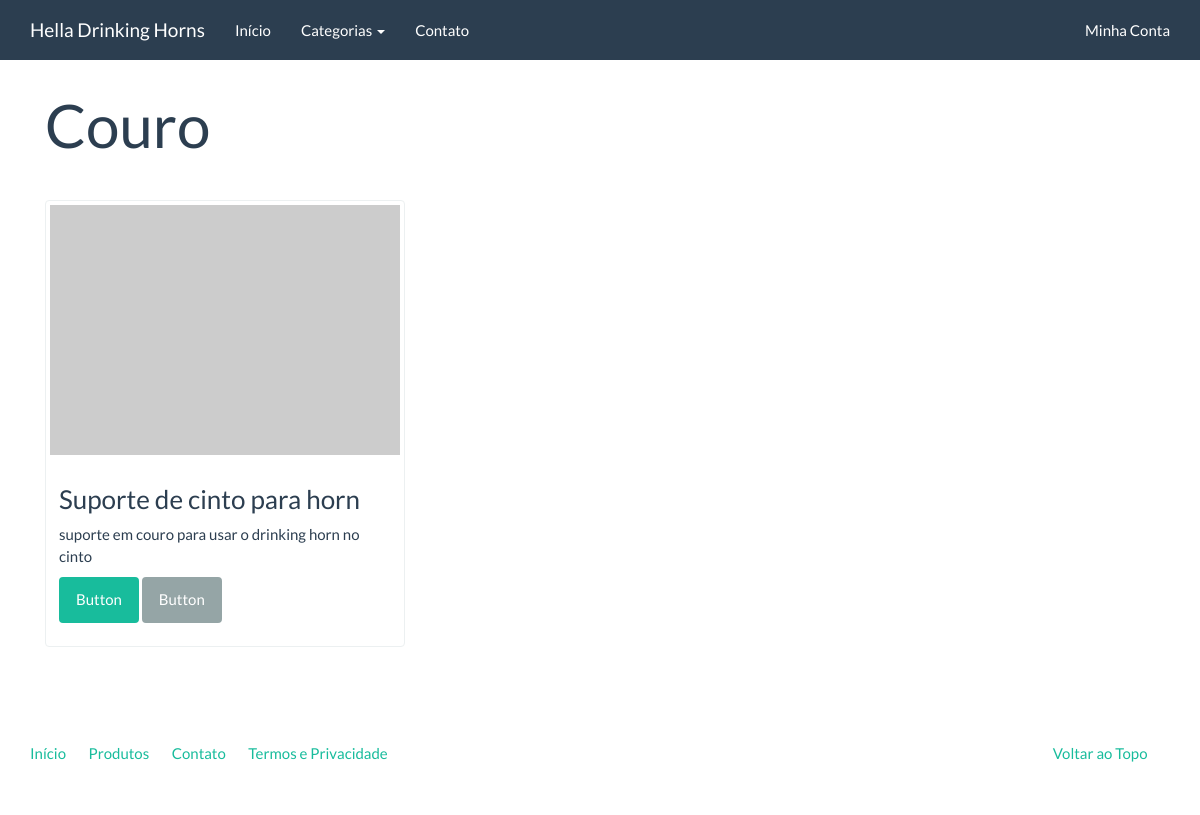
Page /catalogo/leather/ on the committed database.
### catalog/models.py (models this page shows, shortened)
class Category(models.Model):
    name = models.CharField('Nome', max_length=100)
    slug = models.SlugField('Identificador', max_length=100)
    created_at = models.DateTimeField('Criado em', auto_now_add=True)
    modified_at = models.DateTimeField('Modificado em', auto_now=True)
    class Meta:
        verbose_name = 'Categoria'
        verbose_name_plural = 'Categorias'
        ordering = ['name']
    def __str__(self):
        return self.name

class Product(models.Model):
    name = models.CharField('Nome', max_length=100)
    slug = models.SlugField('Identificador', max_length=100)
    category = models.ForeignKey('catalog.Category', verbose_name='Categoria', on_delete=models.CASCADE)
    description = models.TextField('Descrição', blank=True)
    price = models.DecimalField('Preço', decimal_places=2, max_digits=10)
    created_at = models.DateTimeField('Criado em', auto_now_add=True)
    modified_at = models.DateTimeField('Modificado em', auto_now=True)
    class Meta:
        verbose_name = 'Produto'
        verbose_name_plural = 'Produtos'
        ordering = ['name']
    def __str__(self):
        return self.name
    def get_absolute_url(self):
        return reverse('catalog:product', kwargs={'slug': self.slug})

### catalog/views.py (the view)
# urls.py: re_path(r'^(?P<slug>[\w-]+)/$', views.category, name='category'),
def category(request, slug):
    category = Category.objects.get(slug=slug)
    context = {
        'current_category': category,
        'product_list': Product.objects.filter(category=category),
    }
    return render(request, 'catalog/category.html', context)

### catalog/context_processors.py (called while the page is built)
def categories(request):
    return{
        'categories': Category.objects.all()
    }

### catalog/templates/catalog/category.html (shortened to what this page needs)
{% extends "base.html" %}
{% block container %}
<div class="container">
<div class="page-header">
  <h1>{{current_category}}</h1>
</div>
<div class="row">
  {% for product in product_list %}
    <div class="col-sm-6 col-md-4">
      <div class="thumbnail">
        <a href="{{ product.get_absolute_url }}">
          <img src="http://placehold.it/350x250" alt="" />
        </a>
        <div class="caption">
          <h3>{{ product }}</h3>
          <p>{{ product.description | linebreaks }}</p>
          <p><a href="{{ product.get_absolute_url }}" class="btn btn-success" role="button">Button</a> <a href="#" class="btn btn-default" role="button">Button</a></p>
        </div>
      </div>
    </div>
  {% endfor %}
</div>
</div>
{% endblock %}

### rows in the picture
Category: name "Couro"
Product: name "Suporte de cinto para horn", description "suporte em couro para usar o drinking horn no cinto"
